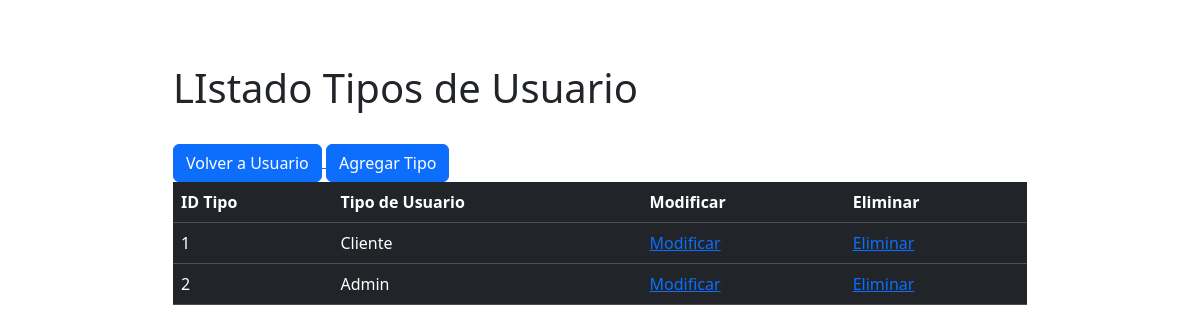
/crudTipo, run on an earlier commit of the app's database.
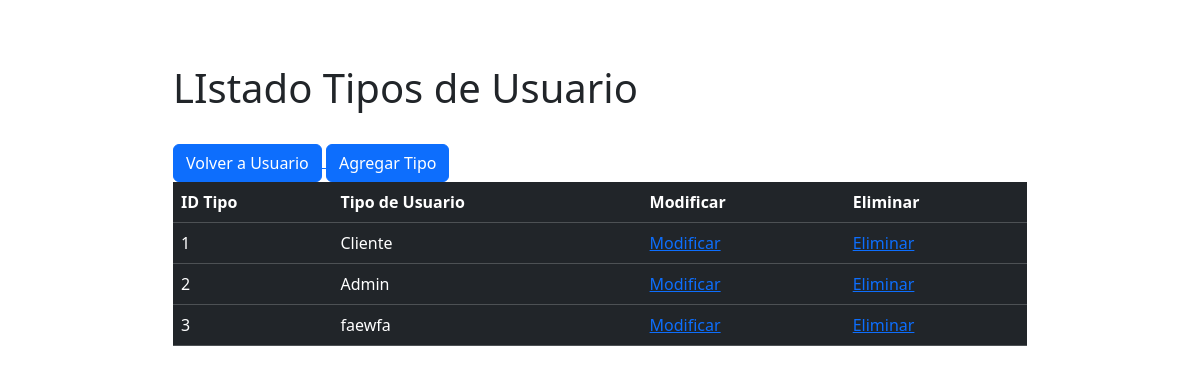
And on a later commit of the database.
### newProject/models.py (models this page shows, shortened)
class tipoUsuario(models.Model):
    idTipoUsuario = models.AutoField(
        primary_key=True, db_column='idTipo', verbose_name='ID_tipo_Usuario')
    tipoUsuario = models.CharField(max_length=20, blank=False, null=False)

### newProject/views.py (the view)
# urls.py: path("crudTipo", views.crudTipo, name="crudTipo"),
def crudTipo(request):
    tipos = tipoUsuario.objects.all()
    context = {"tipo": tipos}
    return render(request, "tipo_list.html", context)

### newProject/context_processor.py (called while the page is built)
def total_carrito(request):
    total = 0
    if request.user.is_authenticated:
        if "carrito" in request.session.keys():
            for key, value in request.session["carrito"].items():
                total += int(value["Acumulado"])
    return {"total_carrito": total}

### newProject/templates/tipo_list.html (shortened to what this page needs)
<!DOCTYPE html>
<html lang="en">
<head>
    {% load static %}
    {% load bootstrap5 %}
    {% bootstrap_css %}
</head>
<body>
    <div class="container">
        <div class="row">
            <div class="col-lg-10 p-5 mt-3 mx-auto table-responsive">
                <h1>LIstado Tipos de Usuario</h1><br>
                <a href="{% url 'crud' %}">
                    <button type="button" class="btn btn-primary">Volver a Usuario</button>
                </a><a href="{% url 'tipoAdd' %}">
                    <button type="button" class="btn btn-primary">Agregar Tipo</button>
                </a>
                <table class="table table-dark table-table-striped">
                    <thead>
                        <th>ID Tipo</th>
                        <th>Tipo de Usuario</th>
                        <th>Modificar</th>
                        <th>Eliminar</th>
                    </thead>
                    <tbody>
                        {% for x in tipo %}
                        <tr>
                            <td>{{x.idTipoUsuario}}</td>
                            <td>{{x.tipoUsuario}}</td>
                            <td><a href="{% url 'tipoEdit' pk=x.idTipoUsuario%}">Modificar</a></td>
                            <td><a href="{% url 'tipoDel' pk=x.idTipoUsuario %}">Eliminar</a></td>
                        </tr>
                        {% endfor%}
                    </tbody>
                </table>
            </div>
        </div>
    </div>
</body>
</html>

What changed in the data, as far as the page shows it:
added tipoUsuario: idTipoUsuario "3", tipoUsuario "faewfa"
